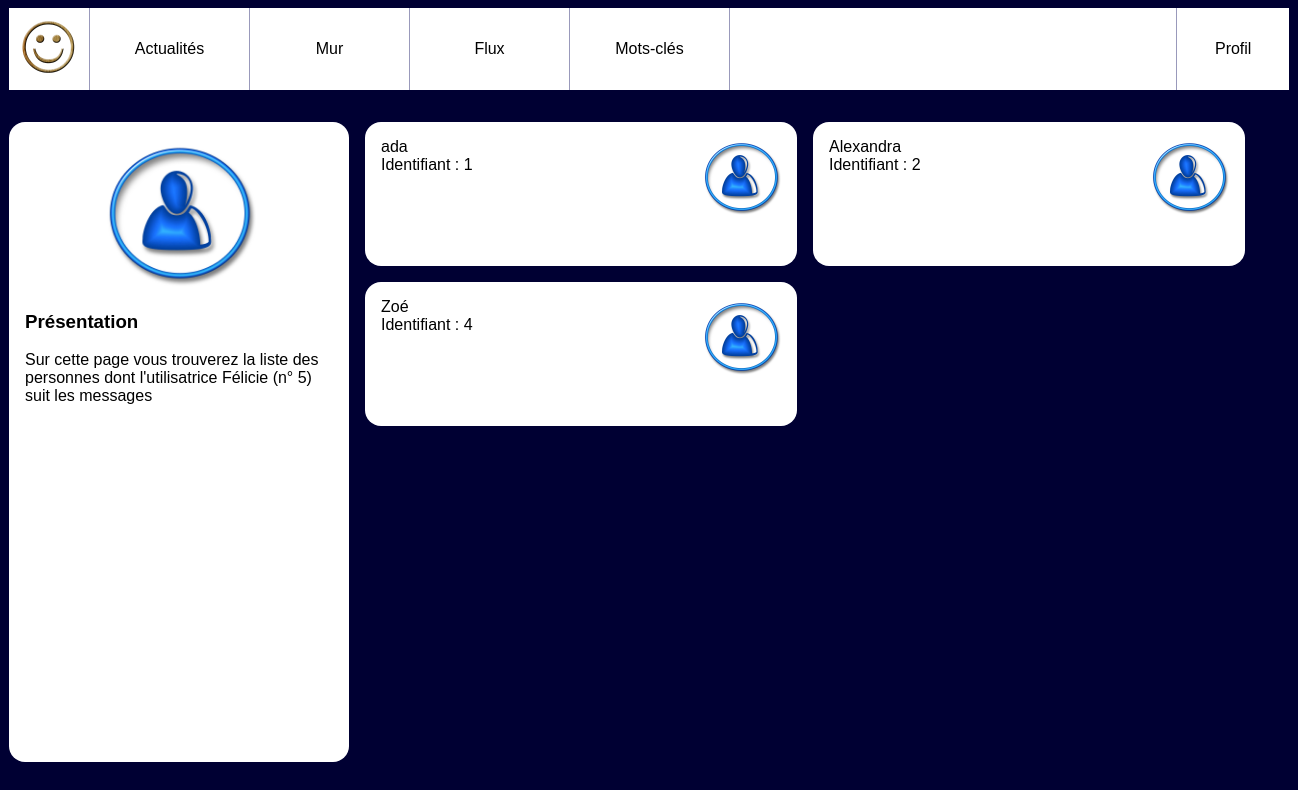
Page /subscriptions.php?user_id=5 on the committed database.
### tables this page shows
CREATE TABLE `users` (
  `id` int(10) UNSIGNED NOT NULL,
  `email` varchar(255) NOT NULL,
  `password` varchar(255) NOT NULL,
  `alias` varchar(255) NOT NULL
);

### subscriptions.php (the view, shortened to what this page needs)
<!doctype html>
<html lang="fr">
<head>
    <link rel="stylesheet" href="style.css" />
</head>
<body>
    <header>
        <img src="resoc.jpg" alt="Logo de notre réseau social" />
        <nav id="menu">
            <a href="news.php">Actualités</a>
            <a href="wall.php?user_id=5">Mur</a>
            <a href="feed.php?user_id=5">Flux</a>
            <a href="tags.php?tag_id=1">Mots-clés</a>
        </nav>
        <nav id="user">
            <a href="#">Profil</a>
        </nav>
    </header>
    <div id="wrapper">
        <?php
        $mysqli = importBdd();
        $userId = intval($_GET['user_id']);
        $laQuestionEnSql = "SELECT
                    users.alias AS userAlias
                    FROM users WHERE id= '$userId' ";
        $lesInformations = $mysqli->query($laQuestionEnSql);
        $user = $lesInformations->fetch_assoc();
        ?>
        <aside>
            <img src="user.jpg" alt="Portrait de l'utilisatrice" />
            <section>
                <h3>Présentation</h3>
                <p>Sur cette page vous trouverez la liste des personnes dont
                    l'utilisatrice <a href="wall.php?user_id=<?php echo $userId ?>"><?php echo $user['userAlias'] ?></a>
                    (n° <?php echo intval($_GET['user_id']) ?>) suit les messages</p>
            </section>
        </aside>
        <main class='contacts'>
            <?php
            $userId = intval($_GET['user_id']);
            $laQuestionEnSql = "
                    SELECT users.*,
                    users.alias AS userAlias,
                    users.id AS userId
                    FROM followers
                    LEFT JOIN users ON users.id=followers.followed_user_id
                    WHERE followers.following_user_id='$userId'
                    GROUP BY users.id
                    ";
            $lesInformations = $mysqli->query($laQuestionEnSql);
            while ($follower = $lesInformations->fetch_assoc()) {
            ?>
                <article>
                    <img src="user.jpg" alt="blason" />
                    <h3><a href="wall.php?user_id=<?php echo $follower['userId'] ?>"><?php echo $follower['userAlias'] ?></a></h3>
                    <p>Identifiant : <?php echo $follower['userId'] ?></p>
                </article>
            <?php } ?>
        </main>
    </div>
</body>
</html>

### style.css (style rules this page uses)
body { background-color: #003; font-family: Arial; }
a { text-decoration: none; color:black; }
body>header { background-color: #fff; display:flex; width:80em; margin:0 auto 2em auto; padding:0; }
body>header img { height:5em; }
body>header #menu { display:flex; width:50%; align-items: stretch; border-left: 1px solid #99b; }
body>header #menu a { flex:1; text-align: center; padding-top:2em; border-right: 1px solid #99b; }
body>header #user { margin-left: auto; flex:0.2; border-left: 1px solid #99b; }
body>header #user>a { display:block; text-align: center; padding:2em 0; width:100%; }
#wrapper { display:flex; width:80em; margin:0 auto 2em auto; }
#wrapper aside { background-color: #fff; flex:1; padding:1em; border-radius: 1em; }
#wrapper aside img { display: block; width:50%; margin:auto; }
#wrapper main { flex:3; padding-left:1em; height: 80vh; overflow-y: scroll; }
#wrapper main article { background-color: #fff; padding:1em; margin-bottom: 1em ; border-radius: 1em; }
#wrapper main article h3 { margin:0; padding:0; font-weight: normal; font-size:1em; }
#wrapper main article p { margin:0; }
.contacts { display:flex; flex-wrap: wrap; align-items:flex-start; align-content: flex-start ; }
.contacts article { width:25em; height:7em; margin-right: 1em; }
.contacts article img { float:right; height: 5em; }

### rows in the picture
users: alias "Félicie"
users: alias "ada", id "1"
users: alias "Alexandra", id "2"
users: alias "Zoé", id "4"

### other values in the picture
$_GET['user_id'] "5"
